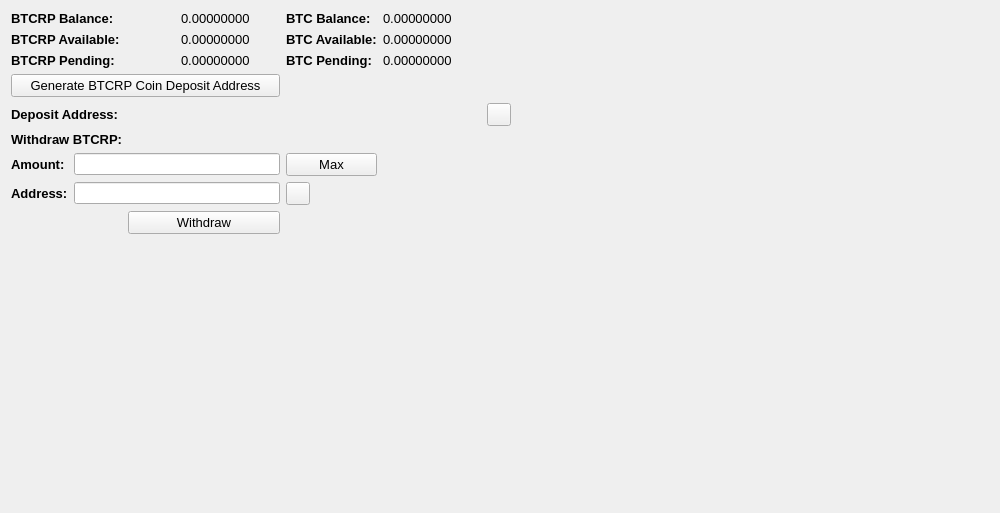
     <widget class="QWidget" name="BalanceTab">
      <attribute name="title">
       <string>Balance</string>
      </attribute>
      <layout class="QGridLayout" name="gridLayout_2">
       <item row="0" column="0" colspan="2">
        <widget class="QLabel" name="label_11">
         <property name="font">
          <font>
           <pointsize>10</pointsize>
           <weight>75</weight>
           <bold>true</bold>
          </font>
         </property>
         <property name="text">
          <string>BTCRP Balance:</string>
         </property>
        </widget>
       </item>
       <item row="0" column="3">
        <widget class="QLabel" name="BTCRPBalanceLabel">
         <property name="font">
          <font>
           <pointsize>10</pointsize>
          </font>
         </property>
         <property name="text">
          <string>0.00000000</string>
         </property>
         <property name="textInteractionFlags">
          <set>Qt::LinksAccessibleByMouse|Qt::TextSelectableByMouse</set>
         </property>
        </widget>
       </item>
       <item row="0" column="4">
        <widget class="QLabel" name="label_12">
         <property name="font">
          <font>
           <pointsize>10</pointsize>
           <weight>75</weight>
           <bold>true</bold>
          </font>
         </property>
         <property name="text">
          <string>BTC Balance:</string>
         </property>
        </widget>
       </item>
       <item row="0" column="5">
        <widget class="QLabel" name="BitcoinBalanceLabel">
         <property name="font">
          <font>
           <pointsize>10</pointsize>
          </font>
         </property>
         <property name="text">
          <string>0.00000000</string>
         </property>
         <property name="textInteractionFlags">
          <set>Qt::LinksAccessibleByMouse|Qt::TextSelectableByMouse</set>
         </property>
        </widget>
       </item>
       <item row="0" column="7" rowspan="10">
        <spacer name="horizontalSpacer_4">
         <property name="orientation">
          <enum>Qt::Horizontal</enum>
         </property>
         <property name="sizeHint" stdset="0">
          <size>
           <width>478</width>
           <height>488</height>
          </size>
         </property>
        </spacer>
       </item>
       <item row="1" column="0" colspan="2">
        <widget class="QLabel" name="label_13">
         <property name="font">
          <font>
           <pointsize>10</pointsize>
           <weight>75</weight>
           <bold>true</bold>
          </font>
         </property>
         <property name="text">
          <string>BTCRP Available:</string>
         </property>
        </widget>
       </item>
       <item row="1" column="3">
        <widget class="QLabel" name="BTCRPAvailableLabel_2">
         <property name="font">
          <font>
           <pointsize>10</pointsize>
          </font>
         </property>
         <property name="text">
          <string>0.00000000</string>
         </property>
         <property name="textInteractionFlags">
          <set>Qt::LinksAccessibleByMouse|Qt::TextSelectableByMouse</set>
         </property>
        </widget>
       </item>
       <item row="1" column="4">
        <widget class="QLabel" name="label_15">
         <property name="font">
          <font>
           <pointsize>10</pointsize>
           <weight>75</weight>
           <bold>true</bold>
          </font>
         </property>
         <property name="text">
          <string>BTC Available:</string>
         </property>
        </widget>
       </item>
       <item row="1" column="5">
        <widget class="QLabel" name="BitcoinAvailableLabel">
         <property name="font">
          <font>
           <pointsize>10</pointsize>
          </font>
         </property>
         <property name="text">
          <string>0.00000000</string>
         </property>
         <property name="textInteractionFlags">
          <set>Qt::LinksAccessibleByMouse|Qt::TextSelectableByMouse</set>
         </property>
        </widget>
       </item>
       <item row="2" column="0" colspan="2">
        <widget class="QLabel" name="label_14">
         <property name="font">
          <font>
           <pointsize>10</pointsize>
           <weight>75</weight>
           <bold>true</bold>
          </font>
         </property>
         <property name="text">
          <string>BTCRP Pending:</string>
         </property>
        </widget>
       </item>
       <item row="2" column="3">
        <widget class="QLabel" name="BTCRPPendingLabel">
         <property name="font">
          <font>
           <pointsize>10</pointsize>
          </font>
         </property>
         <property name="text">
          <string>0.00000000</string>
         </property>
         <property name="textInteractionFlags">
          <set>Qt::LinksAccessibleByMouse|Qt::TextSelectableByMouse</set>
         </property>
        </widget>
       </item>
       <item row="2" column="4">
        <widget class="QLabel" name="label_31">
         <property name="font">
          <font>
           <pointsize>10</pointsize>
           <weight>75</weight>
           <bold>true</bold>
          </font>
         </property>
         <property name="text">
          <string>BTC Pending:</string>
         </property>
        </widget>
       </item>
       <item row="2" column="5">
        <widget class="QLabel" name="BitcoinPendingLabel">
         <property name="font">
          <font>
           <pointsize>10</pointsize>
          </font>
         </property>
         <property name="text">
          <string>0.00000000</string>
         </property>
         <property name="textInteractionFlags">
          <set>Qt::LinksAccessibleByMouse|Qt::TextSelectableByMouse</set>
         </property>
        </widget>
       </item>
       <item row="3" column="0" colspan="4">
        <widget class="QPushButton" name="GenDepositBTN">
         <property name="font">
          <font>
           <pointsize>10</pointsize>
          </font>
         </property>
         <property name="text">
          <string>Generate BTCRP Coin Deposit Address</string>
         </property>
        </widget>
       </item>
       <item row="4" column="0" colspan="3">
        <widget class="QLabel" name="label_33">
         <property name="font">
          <font>
           <pointsize>10</pointsize>
           <weight>75</weight>
           <bold>true</bold>
          </font>
         </property>
         <property name="text">
          <string>Deposit Address:</string>
         </property>
        </widget>
       </item>
       <item row="4" column="3" colspan="3">
        <widget class="QLabel" name="DepositAddressLabel">
         <property name="minimumSize">
          <size>
           <width>300</width>
           <height>0</height>
          </size>
         </property>
         <property name="palette">
          <palette>
           <active>
            <colorrole role="WindowText">
             <brush brushstyle="SolidPattern">
              <color alpha="255">
               <red>0</red>
               <green>0</green>
               <blue>0</blue>
              </color>
             </brush>
            </colorrole>
            <colorrole role="Text">
             <brush brushstyle="SolidPattern">
              <color alpha="255">
               <red>0</red>
               <green>0</green>
               <blue>255</blue>
              </color>
             </brush>
            </colorrole>
           </active>
           <inactive>
            <colorrole role="WindowText">
             <brush brushstyle="SolidPattern">
              <color alpha="255">
               <red>0</red>
               <green>0</green>
               <blue>0</blue>
              </color>
             </brush>
            </colorrole>
            <colorrole role="Text">
             <brush brushstyle="SolidPattern">
              <color alpha="255">
               <red>0</red>
               <green>0</green>
               <blue>255</blue>
              </color>
             </brush>
            </colorrole>
           </inactive>
           <disabled>
            <colorrole role="WindowText">
             <brush brushstyle="SolidPattern">
              <color alpha="255">
               <red>120</red>
               <green>120</green>
               <blue>120</blue>
              </color>
             </brush>
            </colorrole>
            <colorrole role="Text">
             <brush brushstyle="SolidPattern">
              <color alpha="255">
               <red>120</red>
               <green>120</green>
               <blue>120</blue>
              </color>
             </brush>
            </colorrole>
           </disabled>
          </palette>
         </property>
         <property name="font">
          <font>
           <pointsize>10</pointsize>
           <weight>75</weight>
           <bold>true</bold>
          </font>
         </property>
         <property name="text">
          <string/>
         </property>
         <property name="alignment">
          <set>Qt::AlignRight|Qt::AlignTrailing|Qt::AlignVCenter</set>
         </property>
         <property name="textInteractionFlags">
          <set>Qt::LinksAccessibleByMouse|Qt::TextSelectableByKeyboard|Qt::TextSelectableByMouse</set>
         </property>
        </widget>
       </item>
       <item row="4" column="6">
        <widget class="QToolButton" name="DepositCopyButton">
         <property name="toolTip">
          <string>Copy to clipboard</string>
         </property>
         <property name="text">
          <string/>
         </property>
         <property name="icon">
          <iconset resource="../bitcoin.qrc">
           <normaloff>:/icons/editcopy</normaloff>:/icons/editcopy</iconset>
         </property>
         <property name="shortcut">
          <string>Alt+P</string>
         </property>
        </widget>
       </item>
       <item row="5" column="0" colspan="2">
        <widget class="QLabel" name="label_34">
         <property name="font">
          <font>
           <pointsize>10</pointsize>
           <weight>75</weight>
           <bold>true</bold>
          </font>
         </property>
         <property name="text">
          <string>Withdraw BTCRP:</string>
         </property>
        </widget>
       </item>
       <item row="6" column="0">
        <widget class="QLabel" name="label_26">
         <property name="font">
          <font>
           <pointsize>10</pointsize>
           <weight>75</weight>
           <bold>true</bold>
          </font>
         </property>
         <property name="text">
          <string>Amount:</string>
         </property>
        </widget>
       </item>
       <item row="6" column="1" colspan="3">
        <widget class="QLineEdit" name="WithdrawUnitsInput">
         <property name="font">
          <font>
           <pointsize>9</pointsize>
           <weight>75</weight>
           <bold>true</bold>
          </font>
         </property>
         <property name="text">
          <string/>
         </property>
        </widget>
       </item>
       <item row="6" column="4">
        <widget class="QPushButton" name="Withdraw_Max_Amount">
         <property name="font">
          <font>
           <pointsize>10</pointsize>
          </font>
         </property>
         <property name="text">
          <string>Max</string>
         </property>
        </widget>
       </item>
       <item row="7" column="0">
        <widget class="QLabel" name="label_10">
         <property name="font">
          <font>
           <pointsize>10</pointsize>
           <weight>75</weight>
           <bold>true</bold>
          </font>
         </property>
         <property name="text">
          <string>Address:</string>
         </property>
        </widget>
       </item>
       <item row="7" column="1" colspan="3">
        <widget class="QLineEdit" name="WithdrawAddress">
         <property name="font">
          <font>
           <pointsize>9</pointsize>
           <weight>75</weight>
           <bold>true</bold>
          </font>
         </property>
        </widget>
       </item>
       <item row="7" column="4">
        <widget class="QToolButton" name="WithdrawPasteButton">
         <property name="toolTip">
          <string>Paste from clipboard</string>
         </property>
         <property name="text">
          <string/>
         </property>
         <property name="icon">
          <iconset resource="../bitcoin.qrc">
           <normaloff>:/icons/editpaste</normaloff>:/icons/editpaste</iconset>
         </property>
         <property name="shortcut">
          <string>Alt+P</string>
         </property>
        </widget>
       </item>
       <item row="8" column="2" colspan="2">
        <widget class="QPushButton" name="WithdrawUnitsBtn">
         <property name="font">
          <font>
           <pointsize>10</pointsize>
          </font>
         </property>
         <property name="text">
          <string>Withdraw</string>
         </property>
        </widget>
       </item>
       <item row="9" column="0" colspan="6">
        <spacer name="verticalSpacer">
         <property name="orientation">
          <enum>Qt::Vertical</enum>
         </property>
         <property name="sizeHint" stdset="0">
          <size>
           <width>428</width>
           <height>262</height>
          </size>
         </property>
        </spacer>
       </item>
      </layout>
      <zorder>label_31</zorder>
      <zorder>label_15</zorder>
      <zorder>label_12</zorder>
      <zorder>label_14</zorder>
      <zorder>label_13</zorder>
      <zorder>label_11</zorder>
      <zorder>BitcoinBalanceLabel</zorder>
      <zorder>BTCRPBalanceLabel</zorder>
      <zorder>BTCRPAvailableLabel_2</zorder>
      <zorder>BTCRPPendingLabel</zorder>
      <zorder>BitcoinAvailableLabel</zorder>
      <zorder>BitcoinPendingLabel</zorder>
      <zorder>label_33</zorder>
      <zorder>GenDepositBTN</zorder>
      <zorder>DepositAddressLabel</zorder>
      <zorder>Withdraw_Max_Amount</zorder>
      <zorder>label_34</zorder>
      <zorder>WithdrawUnitsInput</zorder>
      <zorder>label_10</zorder>
      <zorder>label_26</zorder>
      <zorder>WithdrawAddress</zorder>
      <zorder>WithdrawUnitsBtn</zorder>
      <zorder>horizontalSpacer_4</zorder>
      <zorder>verticalSpacer</zorder>
      <zorder>WithdrawPasteButton</zorder>
      <zorder>DepositCopyButton</zorder>
     </widget>
